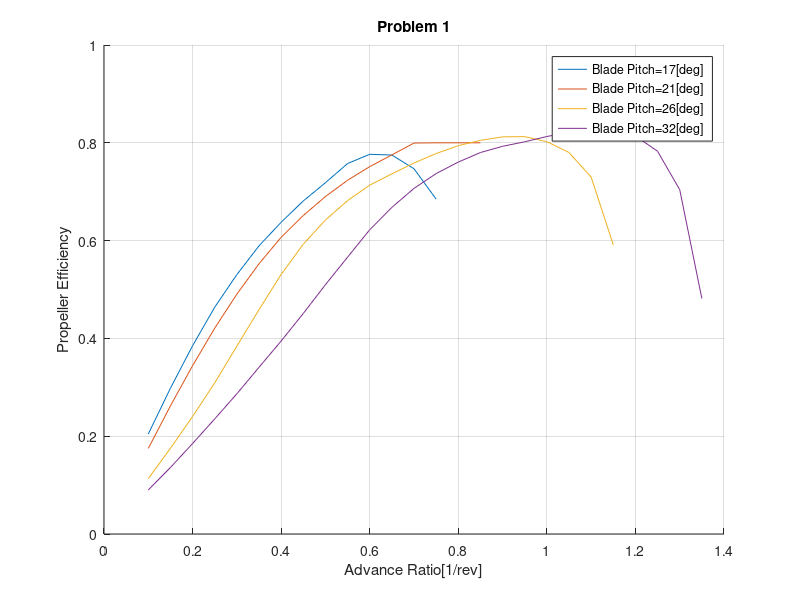
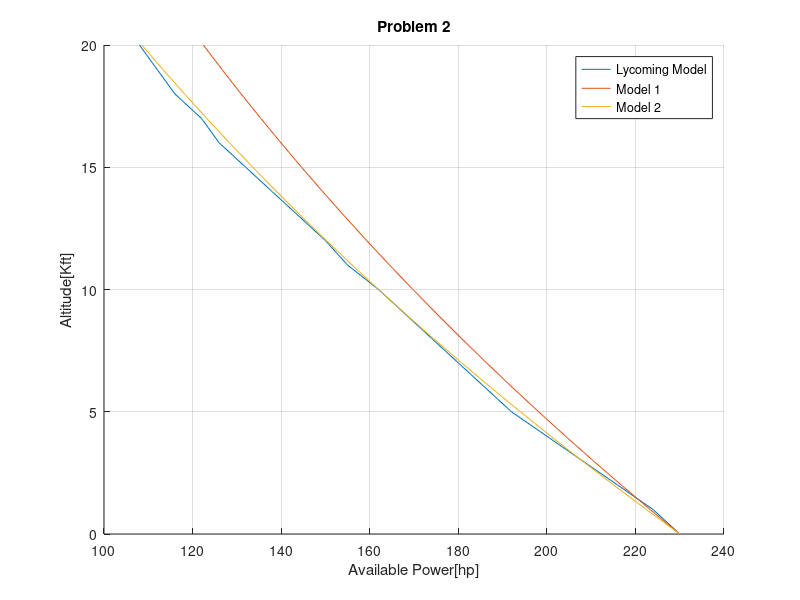

MATLAB code for these plots, in order:
%% HW 3 Problem 1

cT = [0 17.0    21.0    26.0    32.0
0.10  0.0818  0.0910  0.0870  0.0950
0.15  0.0795  0.0910  0.0882  0.0933
0.20  0.0770  0.0900  0.0889  0.0925
0.25  0.0742  0.0884  0.0890  0.0915
0.30  0.0702  0.0860  0.0890  0.0908
0.35  0.0660  0.0832  0.0886  0.0898
0.40  0.0612  0.0801  0.0880  0.0888
0.45  0.0560  0.0757  0.0864  0.0882
0.50  0.0500  0.0708  0.0845  0.0880
0.55  0.0416  0.0655  0.0817  0.0877
0.60  0.0330  0.0591  0.0780  0.0870
0.65  0.0248  0.0520  0.0732  0.0858
0.70  0.0175  0.0450  0.0672  0.0830
0.75  0.0105  0.0368  0.0610  0.0800
0.80 -0.0010  0.0294  0.0547  0.0752
0.85 -0.0010  0.0224  0.0483  0.0703
0.90 -0.0010 -0.0010  0.0416  0.0651
0.95 -0.0010 -0.0010  0.0349  0.0591
1.00 -0.0010 -0.0010  0.0280  0.0530
1.05 -0.0010 -0.0010  0.0211  0.0467
1.10 -0.0010 -0.0010  0.0142  0.0402
1.15 -0.0010 -0.0010  0.0072  0.0337
1.20 -0.0010 -0.0010 -0.0010  0.0270
1.25 -0.0010 -0.0010 -0.0010  0.0201
1.30 -0.0010 -0.0010 -0.0010  0.0130
1.35 -0.0010 -0.0010 -0.0010  0.0056];
%1.40 -0.0010 -0.0010 -0.0010 -0.0010];

cP = [0 17.0    21.0    26.0    32.0
0.10  0.0400  0.0520  0.0769  0.1055
0.15  0.0400  0.0521  0.0755  0.1029
0.20  0.0400  0.0523  0.0740  0.1000
0.25  0.0400  0.0525  0.0720  0.0972
0.30  0.0397  0.0526  0.0695  0.0950
0.35  0.0392  0.0527  0.0676  0.0922
0.40  0.0384  0.0528  0.0663  0.0900
0.45  0.0370  0.0523  0.0656  0.0880
0.50  0.0348  0.0513  0.0658  0.0863
0.55  0.0302  0.0498  0.0659  0.0852
0.60  0.0255  0.0472  0.0656  0.0839
0.65  0.0208  0.0436  0.0646  0.0835
0.70  0.0164  0.0394  0.0620  0.0822
0.75  0.0115  0.0345  0.0588  0.0814
0.80  0.0000  0.0294  0.0551  0.0791
0.85  0.0000  0.0238  0.0510  0.0766
0.90  0.0000  0.0000  0.0461  0.0739
0.95  0.0000  0.0000  0.0408  0.0700
1.00  0.0000  0.0000  0.0349  0.0652
1.05  0.0000  0.0000  0.0284  0.0597
1.10  0.0000  0.0000  0.0214  0.0536
1.15  0.0000  0.0000  0.0140  0.0469
1.20  0.0000  0.0000  0.0000  0.0398
1.25  0.0000  0.0000  0.0000  0.0321
1.30  0.0000  0.0000  0.0000  0.0240
1.35  0.0000  0.0000  0.0000  0.0157]

eta = cT(2:end,2:end)./cP(2:end,2:end).*cT(2:end,1);

figure; hold on; grid on;
plot(cT(2:end,1),eta(:,1));
plot(cT(2:end,1),eta(:,2));
plot(cT(2:end,1),eta(:,3));
plot(cT(2:end,1),eta(:,4));
xlabel('Advance Ratio[1/rev]');
ylabel('Propeller Efficiency');
legend('Blade Pitch=17[deg]','Blade Pitch=21[deg]','Blade Pitch=26[deg]','Blade Pitch=32[deg]');
title('Problem 1');

%% Problem 2
h = [0:20]';
g = 32.2;
TSL = 518.7;
a = -.00356;
R = 1716;
PSL = 230;
rho = 0.076474*(1+a*h*1000/TSL).^(-(1+g/(a*R)));

% Lycoming:
PLy = [230 224 216 208 200 192 186 180 174 168 162 155 150 144 138 132 126 122 116 112 108]';

% Model 1:
P1 = PSL*(rho/rho(1));

% Model 2:
P2 = PSL*(rho/rho(1)-1/7.75*(1-rho/rho(1)));

figure; hold on; grid on;
plot(PLy,h);
plot(P1,h);
plot(P2,h);
legend('Lycoming Model','Model 1','Model 2');
xlabel('Available Power[hp]');
ylabel('Altitude[Kft]');
title('Problem 2');

%% Problem 3
m = 8.6;
a = 3; b = 4; c = .5;

PlaneCM = [41;0;36.5]/12;
RCM = [48;48;59.4]/12;
LCM = [48;-48;59.4]/12;

ITank = m/12*diag([b^2+c^2,c^2+a^2,a^2+b^2]);
ICM = @(disp,m) m*[disp(2)^2+disp(3)^2,-disp(1)*disp(2),-disp(1)*disp(3);-disp(1)*disp(2),disp(1)^2+disp(3)^2,-disp(2)*disp(3);-disp(1)*disp(3),-disp(2)*disp(3),disp(1)^2+disp(2)^2]; %Translation matrix

% Both Full:
Itot = ITank+ICM(PlaneCM-RCM,m)+ITank+ICM(PlaneCM-LCM,m)

% One Full:
Itot = ITank+ICM(PlaneCM-RCM,m)
